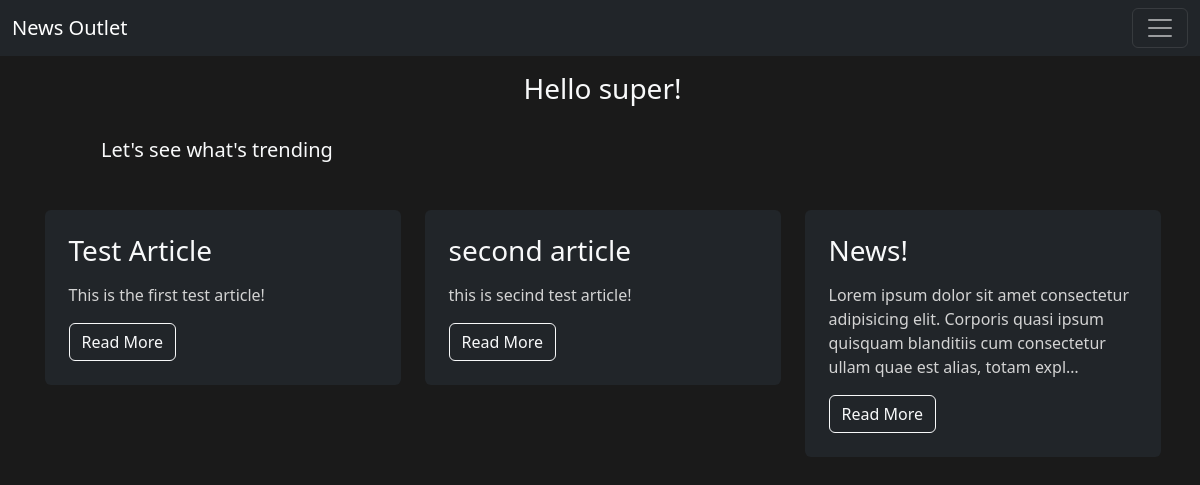
Page / (signed in) on the committed database.
### news_outlet/models.py (models this page shows, shortened)
class User(AbstractUser):
    USER_TYPE_CHOICES = (
        ('reader', 'Reader'),
        ('admin', 'Admin'),
    )
    user_type = models.CharField(max_length=10, choices=USER_TYPE_CHOICES)

class Article(models.Model):
    author = models.ForeignKey(User, on_delete=models.CASCADE)
    title = models.CharField(max_length=200)
    created_at = models.DateTimeField(auto_now_add=True)
    content = models.TextField()  # Store the article content in Markdown format
    def get_rendered_content(self):
        return markdown2.markdown(self.content)

### news_outlet/views.py (the view)
# urls.py: path("", views.index, name="index"),
def index(request):
    articles = Article.objects.all()
    context = {'articles': articles}
    return render(request, 'news_outlet/index.html', context)

### news_outlet/templates/news_outlet/index.html
{% extends "news_outlet/layout.html" %}
{% load static %}
{% block body %}
    <br><br><br>
    <div class="d-flex justify-content-center">
        <h3 class="mx-3 text-light">Hello {{ request.user.username }}!</h3>
    </div>
    <br>
    <h5 class="mx-5 px-5 text-light">Let's see what's trending</h5>
    <div class="container mt-5">
        <div class="row">
            {% for article in articles %}
                <div class="col-md-4 mb-4">
                    <div class="bg-dark p-4 rounded">
                        <h3 class="text-light">{{ article.title }}</h3>
                        <p class="text-light">{{ article.get_rendered_content|truncatechars:150|safe }}</p>
                        <a href="{% url 'article_detail' article.pk %}" class="btn btn-outline-light">Read More</a>
                    </div>
                </div>
            {% endfor %}
        </div>
    </div>
{% endblock %}

### news_outlet/static/news_outlet/styles.css (style rules this page uses)
body { padding-left: 5px; background-color: #1A1A1A; color: #D3D3D3; }

### rows in the picture
User: user.username "super"
Article: title "Test Article", get_rendered_content "This is the first test article!"
Article: title "second article", get_rendered_content "this is secind test article!"
Article: title "News!", get_rendered_content "Lorem ipsum dolor sit amet consectetur adipisicing elit. Corporis quasi ipsum quisquam blanditiis cum consectetur ullam quae est alias, totam expl…"
